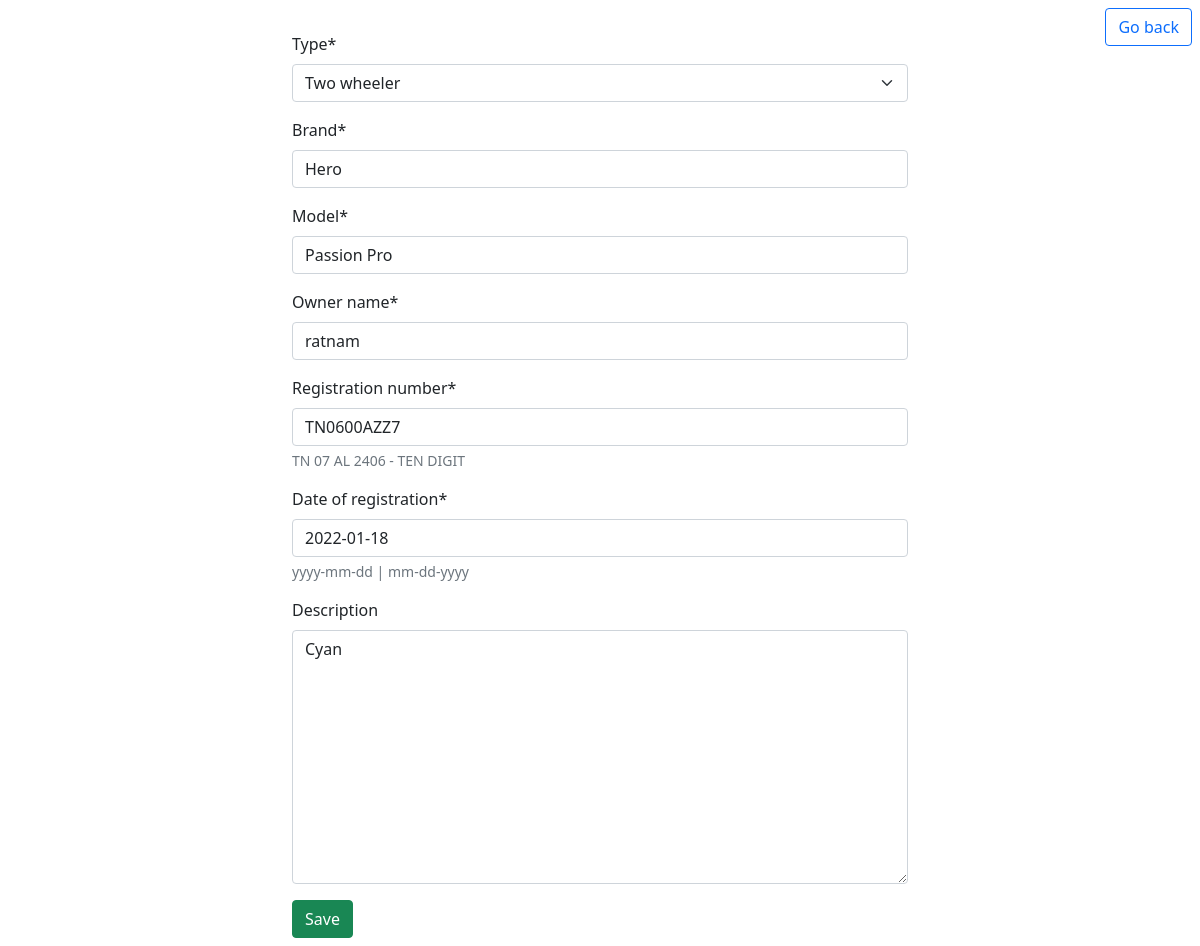
The page /veh/3 (signed in) on the database its author committed.
### user/models.py (models this page shows, shortened)
class Vehicle(models.Model):
    CHOICES = (
        ('two_wheeler','Two wheeler',),
        ('four_wheeler','Four wheeler'),
    )
    type = models.CharField(max_length=30,choices=CHOICES)
    brand = models.CharField(max_length=30)
    model = models.CharField(max_length=30)
    owner_name = models.CharField(max_length=30)
    registration_number = models.CharField(max_length=15,unique=True,help_text='TN 07 AL 2406 - TEN DIGIT')
    date_of_registration = models.DateField(help_text='yyyy-mm-dd | mm-dd-yyyy')
    description = models.TextField(blank=True)
    company = models.CharField(max_length=30,default='trimble')

### user/views.py (the view, shortened to what this page needs)
# urls.py: path('veh/<int:veh_pk>',views.viewveh,name='viewveh'),
@login_required(login_url='/')
def viewveh(request,veh_pk):
    selected_vehicle = get_object_or_404(Vehicle,pk=veh_pk)
    if(request.method=="GET"):
        selected_vehicle_form = VehicleForm(instance=selected_vehicle)
        return render(request,'viewveh.html',{'selected_vehicle_form':selected_vehicle_form})

### user/forms.py
class VehicleForm(forms.ModelForm):
    class Meta:
        model = Vehicle
        fields = ['type','brand','model','owner_name','registration_number','date_of_registration','description',]

### templates/viewveh.html (shortened to what this page needs)
{%load crispy_forms_tags %}
<!DOCTYPE html>
<html lang="en">
<head>
    <link href="https://cdn.jsdelivr.net/npm/bootstrap@5.1.3/dist/css/bootstrap.min.css" rel="stylesheet">
</head>
<body>
    <div class="float-end m-2"><a class="btn btn-outline-primary" href="{% url 'home' %}">Go back</a></div><br>
    <div class="container mt-2" style="width: 80vh;">
        <form method="POST">
            {{ selected_vehicle_form | crispy }}
            <div class="form-group mb-2">
                <input class="btn btn-success" type="submit" value="Save">
            </div>
        </form>
    </div>
</body>
</html>

### rows shown on the page
Vehicle: type "Two wheeler", brand "Hero", model "Passion Pro", owner_name "ratnam", registration_number "TN0600AZZ7", date_of_registration "2022-01-18", description "Cyan"
